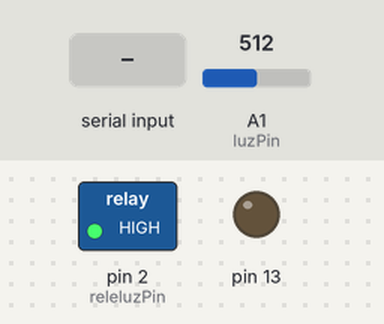
The sketch below on a simulated Arduino Uno, built with avr-gcc and run on an emulated ATmega328P. Shown: switched loads named in the sketch (green lamp = pin HIGH), output pins drawn as LEDs (lit = HIGH). Inputs (shaded band) come from the test bench; at power-on: A1 (luzPin) = 512. What the sketch prints to the serial monitor is not drawn.

Above: at 1.2 s.
1.3 s: "1" received over Serial
At 3.05 s:
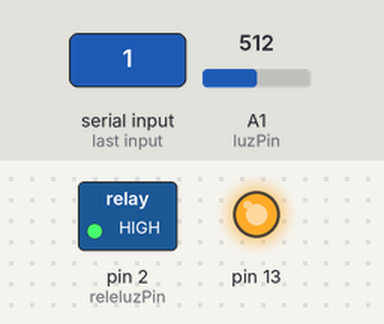
Timing chart, 0 to 4.6 s (numbered marks = the images above; inputs shaded):
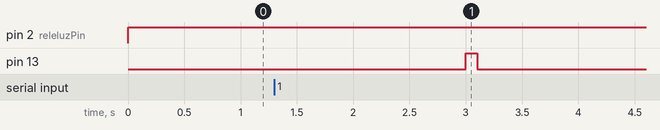

The sketch:

arduino.ino
```cpp
// --------------------------------------------------------------------------------------
//                                DOMOTIC ROOM
// --------------------------------------------------------------------------------------

//#include <IRremote.h>
//IRsend irsend;
// Estados del sistema
const char NOCONTROL = 'a';
const char LUZCONTROL = 'b';
const char ONLUZ = 'c';
const char OFFLUZ = 'd';

// PINES
const byte tempPin = A0;
const byte luzPin = A1;
const byte releluzPin = 2;

// PERIODOS
const unsigned long anPer = 1000;
const unsigned long monitorPer = 3000;
const unsigned long sistemaPer = 3000;
const unsigned long relePer = 3000;

//UMBRALES
const float UMBRALLUZ = 400;

// --------------------------------------------------------------------------------------
//                            ENTRADA ANALOGICA PERIODICA
// --------------------------------------------------------------------------------------
struct EntradaAnalogica{
  byte pin;
  float estado;
  unsigned long perms;
  unsigned long lastms;
};
void setup_EntradaAnalogica (struct EntradaAnalogica& e, byte pin, unsigned long perms, unsigned long currms) {
  e.pin = pin;
  e.perms = perms;
  e.lastms = currms - e.perms;
  pinMode(e.pin, INPUT);
  e.estado = analogRead(e.pin);
}


void loop_EntradaAnalogica (struct EntradaAnalogica& e, unsigned long currms) {
  if (currms - e.lastms >= e.perms) {
    e.lastms += e.perms;
    e.estado = analogRead(e.pin);
  }
}

// --------------------------------------------------------------------------------------
//                                    MONITOR
// --------------------------------------------------------------------------------------
struct Monitor{
  unsigned long perms;
  unsigned long lastms;

  char mensaje;
  float umbralLuz;
};
void setup_Monitor (struct Monitor& m, unsigned long perms, unsigned long currms) {
  Serial.begin(9600);
  m.perms = perms;
  m.lastms = currms - m.perms;
  m.umbralLuz = UMBRALLUZ;
}


void loop_Monitor(struct Monitor& m, const struct EntradaAnalogica& eluz, unsigned long currms) {
  if(currms - m.lastms >= m.perms) {
    //blink(3);
    m.lastms += m.perms;

    // RECIBE DATOS
    if (Serial.available()>0) {
      blink(1);
      m.mensaje = Serial.read();
    }

    // ENVIA DATOS: temperatura y luminosidad.
    Serial.println(eluz.estado);
  }

}

// --------------------------------------------------------------------------------------
//                                    SISTEMA
// --------------------------------------------------------------------------------------
struct Sistema {
  int estado;
  int estadoant;
  unsigned long cambioms;
  unsigned long perms;
  unsigned long lastms;

  boolean luzencender;
};
void setup_Sistema(struct Sistema& s, unsigned long perms, unsigned long currms){
  s.estado = NOCONTROL;
  s.perms = perms;
  s.lastms = currms - s.perms;
  s.luzencender = false;
}


void loop_Sistema(struct Sistema& s,
                  const struct EntradaAnalogica& eluz,
                  const struct Monitor& m,
                  unsigned long currms){

  if(currms - s.lastms >= s.perms) {
    s.lastms += s.perms;
    s.estadoant = s.estado;

    if(eluz.estado < m.umbralLuz){
      s.luzencender = true;
    } else {
      s.luzencender = false;
    }

    // El estado solo va a cambiar dependiendo de un caracter que envia el monitor.
    s.estado = m.mensaje;

    if(s.estadoant != s.estado) {
      s.cambioms = currms;
    }
  }
}

// --------------------------------------------------------------------------------------
//                                 RELE LUZ ESTUDIO
// --------------------------------------------------------------------------------------
struct ReleLuz{
  byte pin;
  byte estado;
  unsigned long perms;
  unsigned long lastms;
  unsigned long cambioms;
};
void setup_ReleLuz(struct ReleLuz& r, byte pin, unsigned long perms, unsigned long currms) {
  r.pin = pin;
  r.perms = perms;
  r.lastms = currms - r.perms;

  pinMode(r.pin, OUTPUT);
  r.estado = LOW;
  digitalWrite(r.pin, r.estado);
}


void loop_ReleLuz(struct ReleLuz& r, const struct Sistema& sis, unsigned long currms) {
  if(currms - r.lastms >= r.perms) {
    r.lastms += r.perms;
    // AJUSTE POR ESTADOS
    if((sis.estado == LUZCONTROL) && sis.luzencender == true) {
      r.estado = HIGH;
      r.cambioms = currms;
    } else {
      r.estado = LOW;
      r.cambioms = currms;
    }
    if(sis.estado == ONLUZ) {
      r.estado = HIGH;
      r.cambioms = currms;
    } else if(sis.estado == OFFLUZ) {
      r.estado = LOW;
      r.cambioms = currms;
    }
  }
  if(r.cambioms == currms){
    digitalWrite(r.pin, !r.estado);
  }
}

// --------------------------------------------------------------------------------------
//                                      DECLARACION
// --------------------------------------------------------------------------------------
struct EntradaAnalogica sensorL;
struct Monitor monitor;
struct Sistema sistema;
struct ReleLuz releluz;

// --------------------------------------------------------------------------------------
//                                      SETUP
// --------------------------------------------------------------------------------------
void setup() {
  // put your setup code here, to run once:
  pinMode(13, OUTPUT);
  unsigned long currms = millis();
  setup_EntradaAnalogica(sensorL, luzPin, anPer, currms);
  setup_Monitor(monitor, monitorPer, currms);
  setup_Sistema(sistema, sistemaPer, currms);
  setup_ReleLuz(releluz, releluzPin, relePer, currms);
}


// --------------------------------------------------------------------------------------
//                                       MAIN
// --------------------------------------------------------------------------------------
void loop() {
  // put your main code here, to run repeatedly:
  unsigned long currms = millis();
  loop_EntradaAnalogica(sensorL, currms);
  loop_Monitor(monitor, sensorL, currms);
  loop_Sistema(sistema, sensorL, monitor, currms);
  loop_ReleLuz(releluz, sistema, currms);
}


// funciones para depurar usando leds
void blink(unsigned int numberTimes) {
  blink(numberTimes, 100);
}

void blink(unsigned int numberTimes, int delayT) {
  for ( int i = 0; i < numberTimes; i++) {
    digitalWrite(13, HIGH);   // turn the LED on (HIGH is the voltage level)
    delay(delayT);              // wait for a second
    digitalWrite(13, LOW);    // turn the LED off by making the voltage LOW
    delay(delayT);
  }
}
```

Measured:
- after the input at 1.3 s, pin 13: LOW → HIGH after 1.7 s, → LOW 0.10 s later
